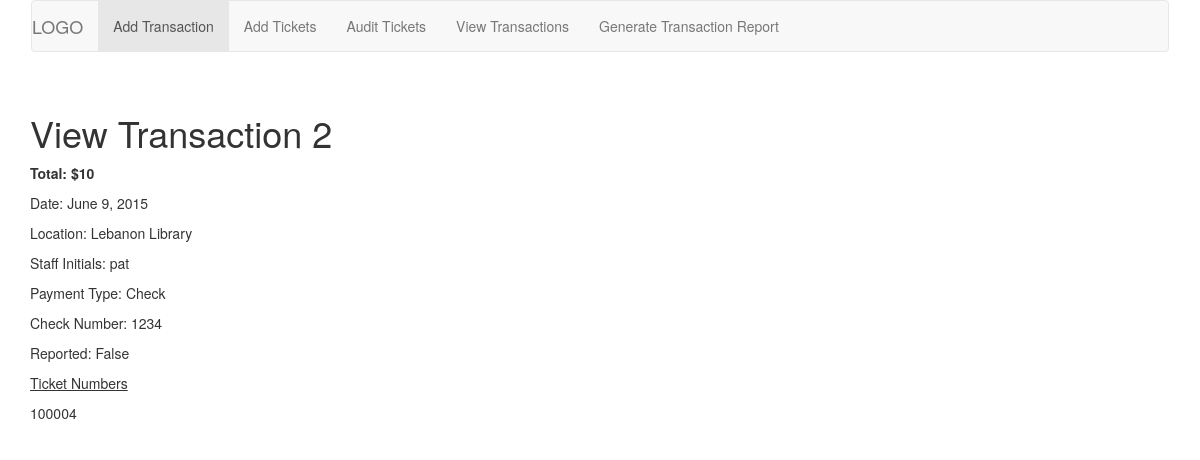
Before: /transactions/detail/2/ with the older database file.
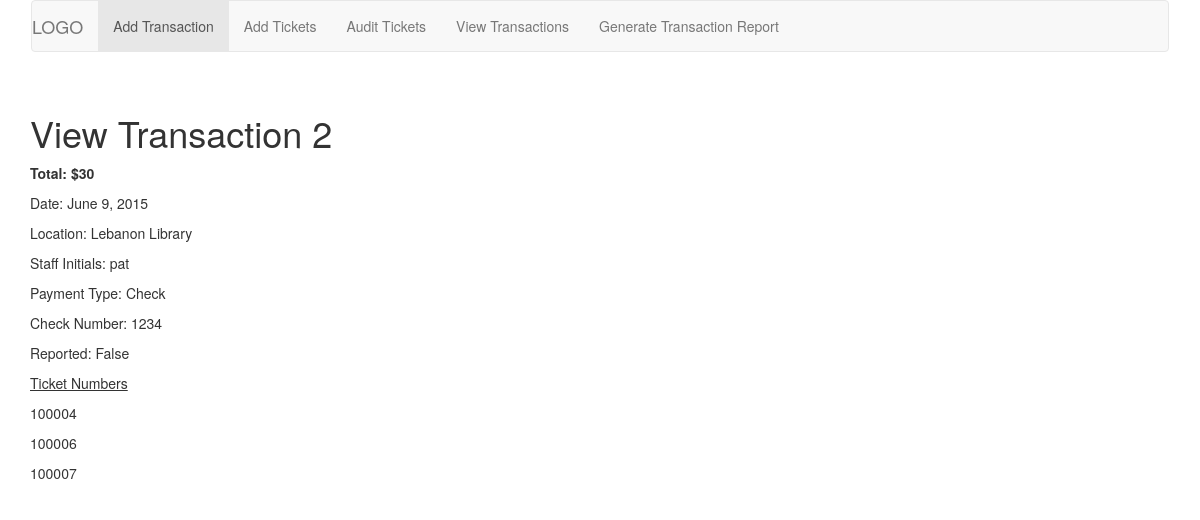
After: the same page with the newer database file.
### ticket_app/models.py (models this page shows, shortened)
class Transactions(models.Model):
    date = models.DateField(auto_now_add=True)
    location = models.ForeignKey(Locations)
    payment_type = models.ForeignKey(PaymentTypes)
    check_number = models.PositiveIntegerField(null=True, blank=True)
    reported = models.BooleanField(default=False)
    staff_initials = models.CharField(max_length=4)
    def total(self):
        tickets = Tickets_Transactions.objects.filter(transactions=self.id).count()
        total = tickets * 10
        return total
    date_reported = models.DateField(blank=True, null=True)

class Tickets_Transactions(models.Model):
    ticket = models.OneToOneField(Tickets, unique=True)
    transactions = models.ForeignKey(Transactions)

class Tickets(models.Model):
    ticket_number = models.PositiveIntegerField(unique=True)
    date_entered = models.DateField(auto_now_add=True)
    sold = models.BooleanField(default=False)
    date_sold = models.DateField(blank=True, null=True)
    location = models.ForeignKey(Locations)
    def __unicode__(self):
        return str(self.ticket_number)

class Locations(models.Model):
    name = models.CharField(max_length=255, unique=True)
    def __unicode__(self):
        return self.name

class PaymentTypes(models.Model):
    type = models.CharField(max_length=255, unique=True)
    def __unicode__(self):
        return self.type

### ticket_app/views.py (the view)
# urls.py: url(r'^detail/(?P<pk>\d+)/?$', views.TransactionDetail.as_view(), name="Transaction Detail"),
class TransactionDetail(generic.DetailView):
    model = Transactions
    context_object_name = "transaction"
    template_name = "ticket_app/transaction_detail.html"
    def get_context_data(self, **kwargs):
        context = super(TransactionDetail, self).get_context_data(**kwargs)
        context['transaction_tickets'] = Tickets_Transactions.objects.filter(transactions = context['transaction'].id)
        return context

### ticket_app/templates/ticket_app/transaction_detail.html
{% include "ticket_app/header.html" %}
<h1>View Transaction {{ object.pk }}</h1>
<p><strong>Total: ${{ object.total }}</strong></p>
<p>Date: {{ object.date | date }}</p>
<p>Location: {{ object.location }}</p>
<p>Staff Initials: {{object.staff_initials }}</p>
<p>Payment Type: {{object.payment_type }}</p>
<p>Check Number: {{ object.check_number }}</p>
<p>Reported: {{ object.reported }}</p>
<p><u>Ticket Numbers</u></p>
{% for ticket in transaction_tickets %}
<p>{{ ticket.ticket }}</p>
{% endfor %}
{% include "ticket_app/footer.html" %}

Changed rows visible on the page:
computed for Transactions "pat": total "10" → "30"
added Tickets_Transactions: ticket "100006"
added Tickets_Transactions: ticket "100007"
